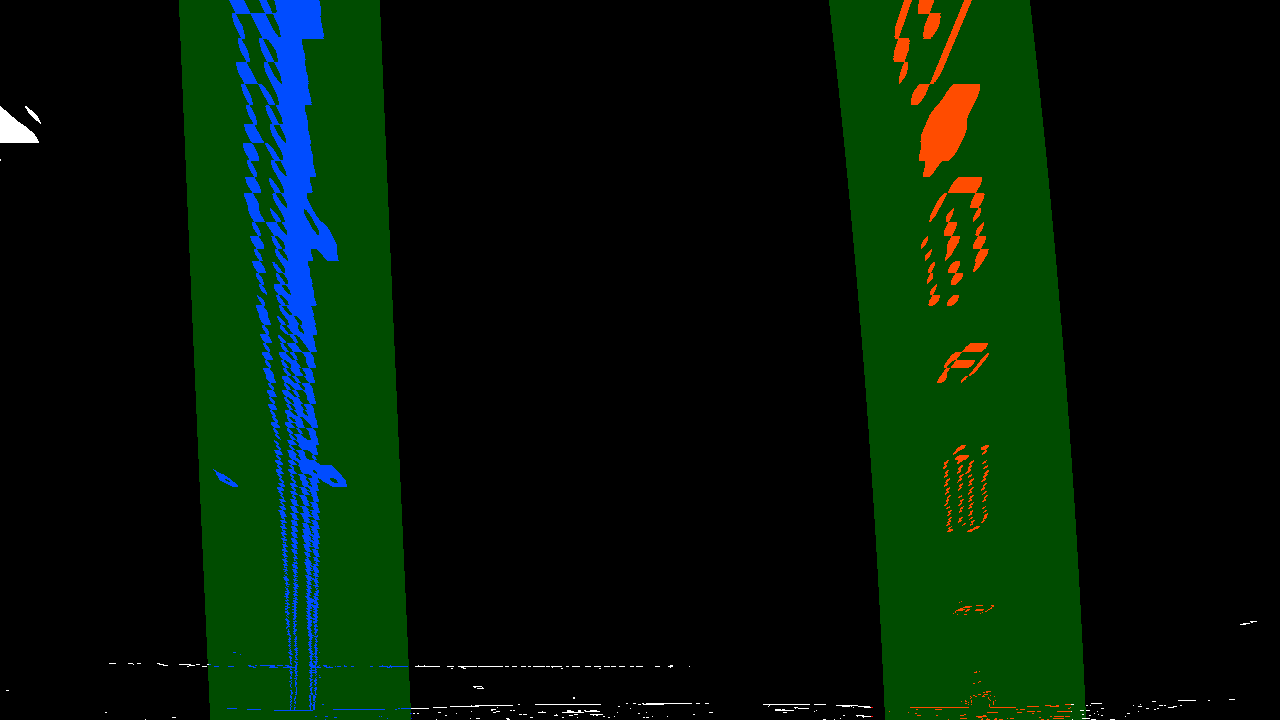
#> input picture examples/color_fit_lines.png, 1280 x 720 px; its folder holds only this picture in this run
$ python -i util.py   (imports and definitions only)   (older library calls are emulated)
#> lines starting #> are read from the running program, lines starting #| are printed output that depends on the picture
import cv2
import numpy as np
import matplotlib.pyplot as plt
import matplotlib.image as mpimg
import glob

# [98 lines left out: functions calibrate_camera, corners_unwarp, edgefinding, not called in this run]

def mag_thresh(img, sobel_kernel=3, mag_thresh=(0, 255)):

    # Apply the following steps to img
    # 1) Convert to grayscale
#> called with sobel_kernel = 3, mag_thresh = (0, 255)
    gray = cv2.cvtColor(img, cv2.COLOR_RGB2GRAY)
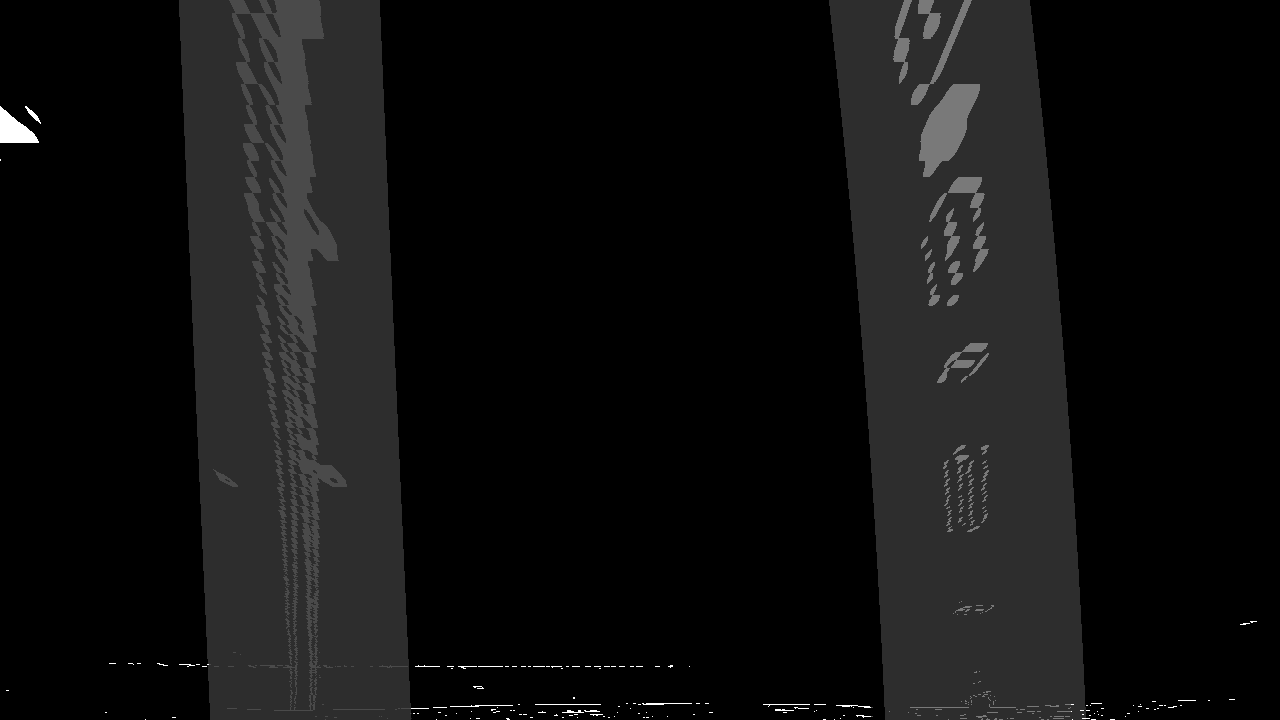
#> gray: shape (720, 1280); min 0, max 255, mean 16.1
    # 2) Take the gradient in x and y separately
    sobelx = cv2.Sobel(gray, cv2.CV_64F, 1, 0)
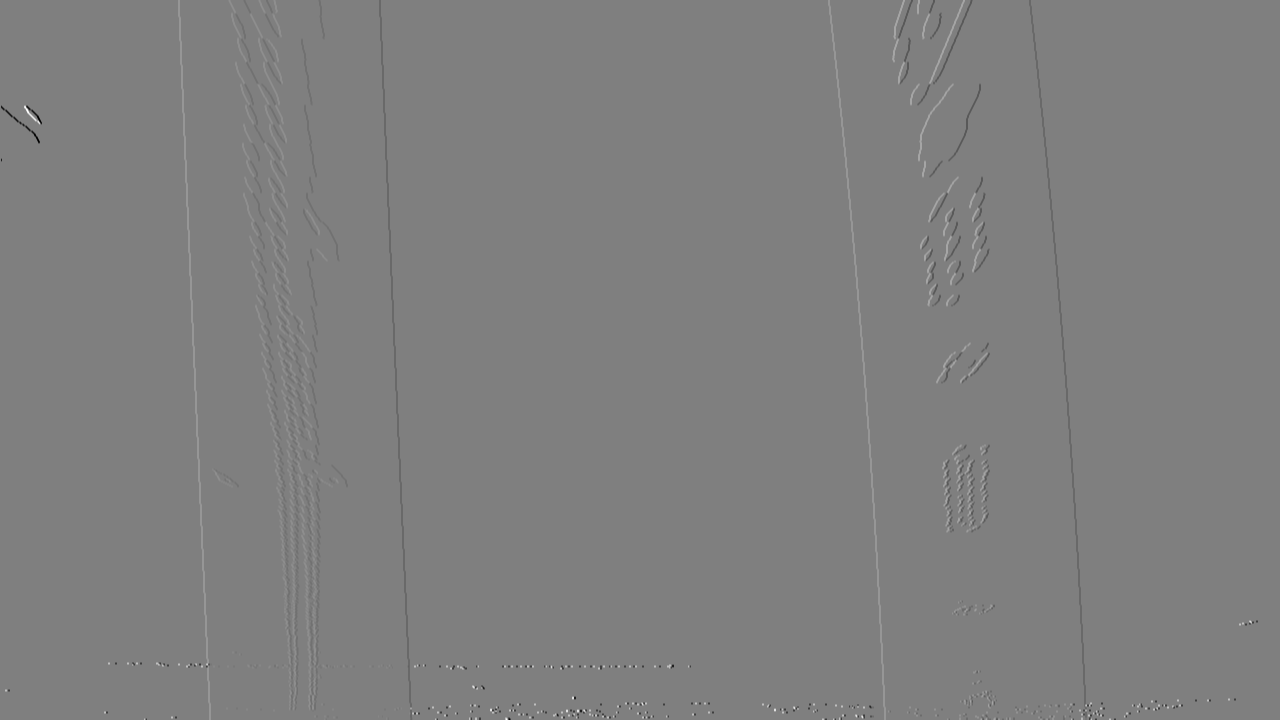
#> sobelx: shape (720, 1280) float64; min -1020, max 1020, mean -0.1; drawn with min black and max white
    sobely = cv2.Sobel(gray, cv2.CV_64F, 0, 1)
    # 3) Calculate the magnitude
    abs_sobelxY = np.power(np.square(sobelx) + np.square(sobely), 0.5)
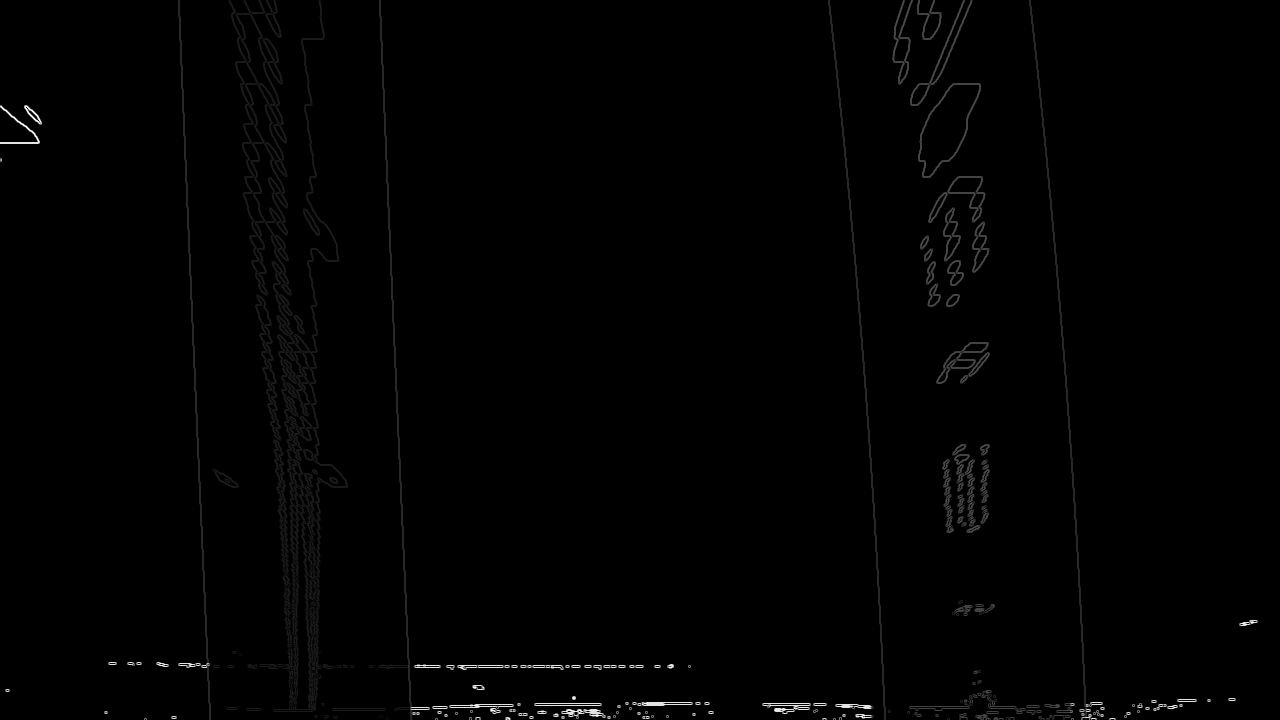
#> abs_sobelxY: shape (720, 1280) float64; min 0, max 1140.4, mean 7.7; drawn with min black and max white
    # 4) Scale to 8-bit (0 - 255) and convert to type = np.uint8
    scaled_sobel = np.uint8(255*abs_sobelxY/np.max(abs_sobelxY))
    # 5) Create a binary mask where mag thresholds are met
    # 6) Return this mask as your binary_output image
    sxbinary = np.zeros_like(scaled_sobel)
    sxbinary[(scaled_sobel >= mag_thresh[0]) & (scaled_sobel <= mag_thresh[1])] = 1
    return sxbinary

# [287 lines left out: functions warp, find_lane_pixels, fit_polynomial, fit_poly, search_around_poly, get_radius_of_curvature and 3 more, not called in this run]

>>> import cv2
>>> picture = cv2.cvtColor(cv2.imread('examples/color_fit_lines.png'), cv2.COLOR_BGR2RGB)
>>> result = mag_thresh(picture)
#> result: shape (720, 1280); every value is 1
